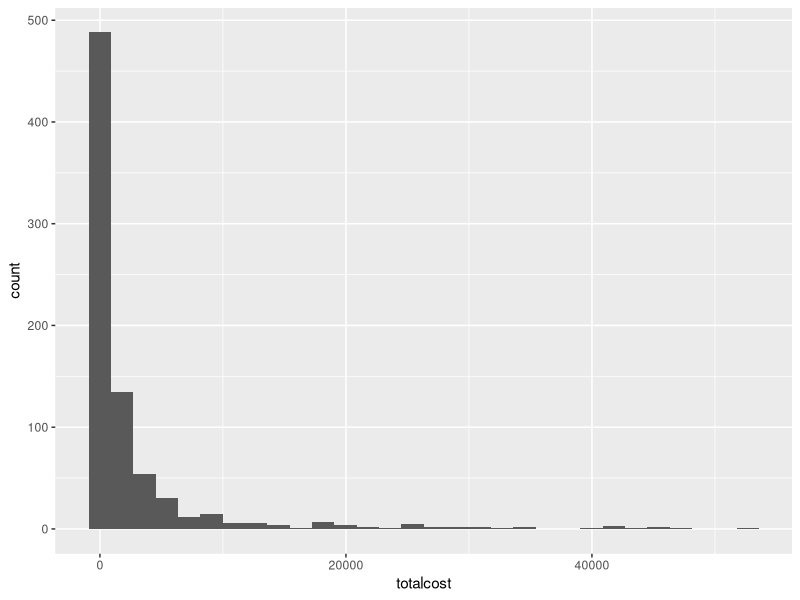
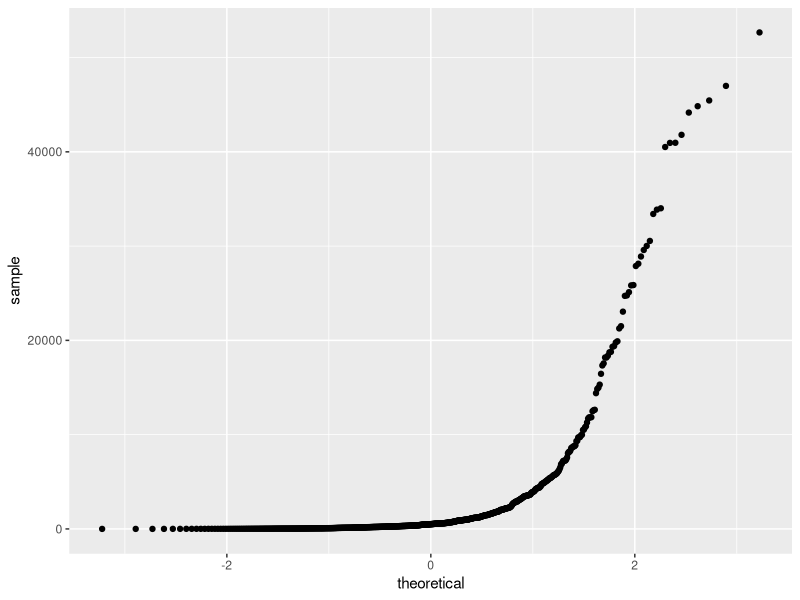
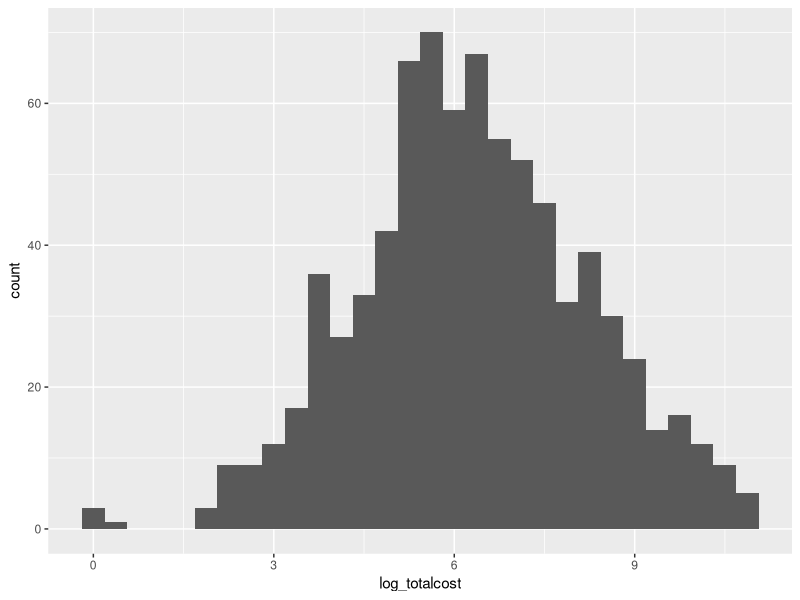
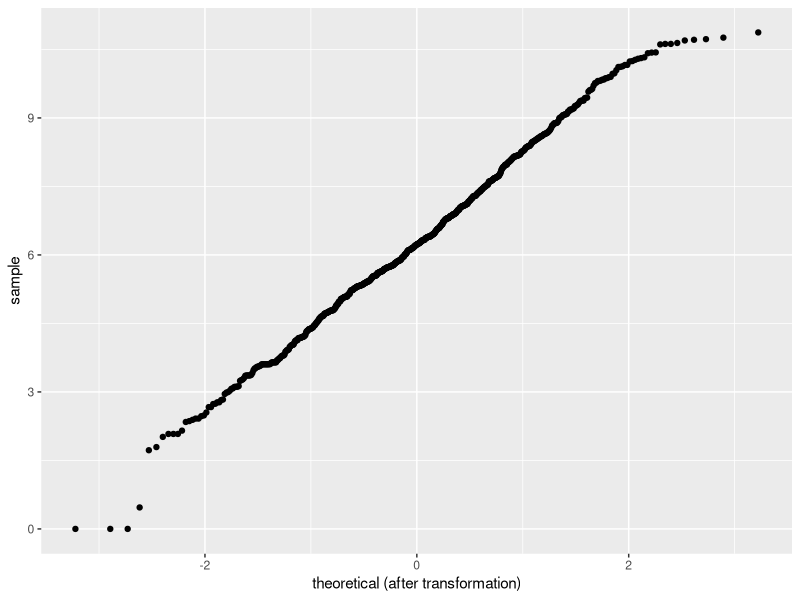
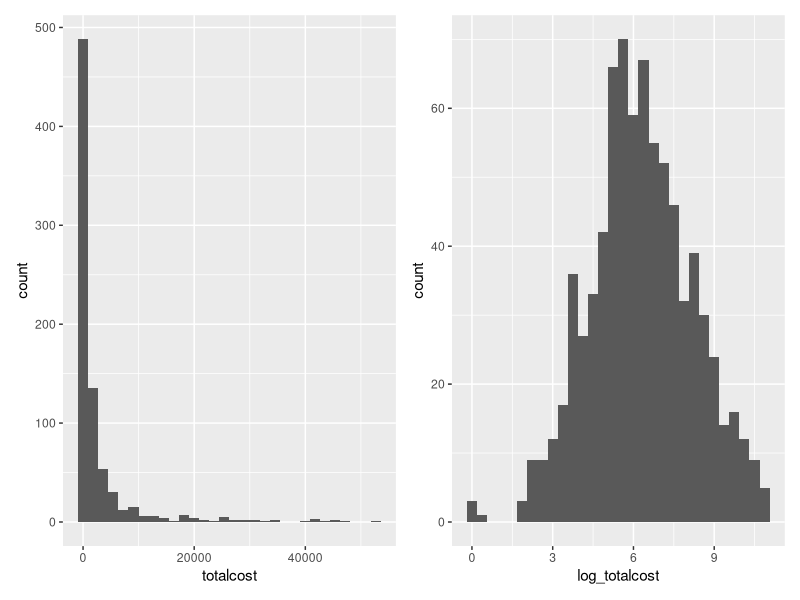
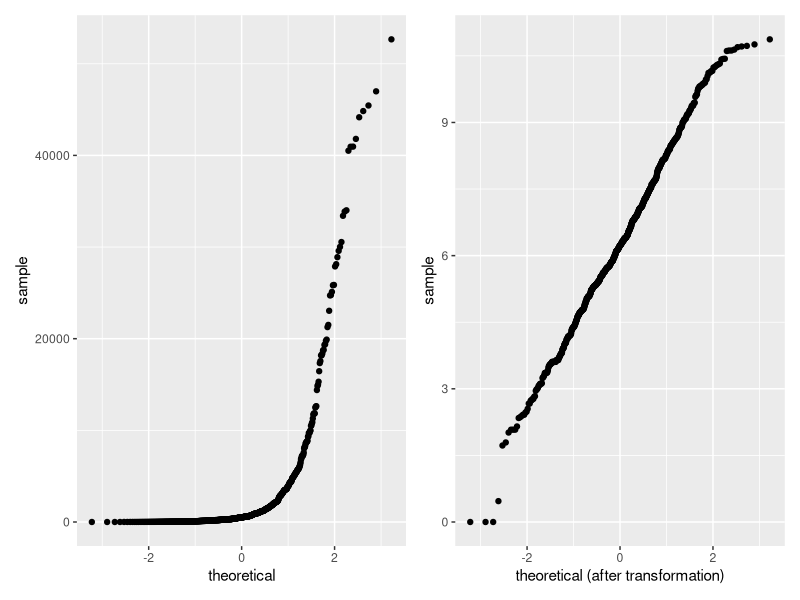
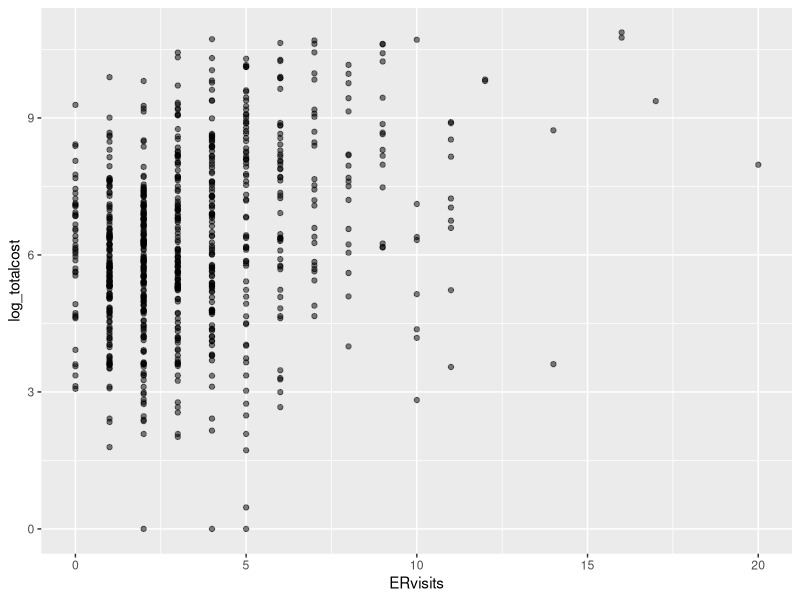

Generate these figures, in order, with R:
## ---- chunk 1
knitr::opts_chunk$set(echo = TRUE)
library(tidyverse)
library(kableExtra)
library(patchwork)
## ---- chunk 2
hd_data = read.csv("./data/HeartDisease.csv") 
hd_gender = hd_data %>% 
  select(gender)  
hd_num = hd_data %>% 
  select(-gender)
## ---- chunk 3
skimr::skim_to_wide(hd_gender) %>% knitr::kable() %>% kable_styling()

table(hd_gender) %>% prop.table() %>% knitr::kable() %>% kable_styling(full_width = F, position = "left")
## ---- chunk 4
skimr::skim_to_wide(hd_num) %>% knitr::kable() %>% kable_styling()
## ---- chunk 5
tc_hist = hd_data %>% 
  ggplot(aes(x = totalcost)) +
  geom_histogram(bins = 30)
tc_hist

tc_qq = hd_data %>% 
  ggplot(aes(sample = totalcost)) +
  geom_qq()
tc_qq
## ---- chunk 6
totalcost_trans = hd_data %>% 
  mutate(totalcost, log_totalcost = log(totalcost)) 
totalcost_trans$log_totalcost[is.infinite(totalcost_trans$log_totalcost)] = 0

tc_trans_hist = totalcost_trans %>% 
  ggplot(aes(x = log_totalcost)) +
  geom_histogram(bins = 30)
tc_trans_hist

tc_trans_qq = totalcost_trans %>% 
  ggplot(aes(sample = log_totalcost)) +
  geom_qq() +
   labs(x = "theoretical (after transformation)")
tc_trans_qq
## ---- chunk 7
tc_hist + tc_trans_hist

tc_qq + tc_trans_qq
## ---- chunk 8
hd_nv = hd_data %>% 
  mutate(comp_bin = ifelse(complications == 0, 0, 1))
## ---- chunk 9
# fit the model
fit = lm(log_totalcost ~ ERvisits, data = totalcost_trans)
# look at the coef
summary(fit)$coef %>% knitr::kable() %>% kable_styling()
# scatter plot
totalcost_trans %>% 
  ggplot(aes(x = ERvisits, y = log_totalcost)) +
  geom_point(alpha = .5)
